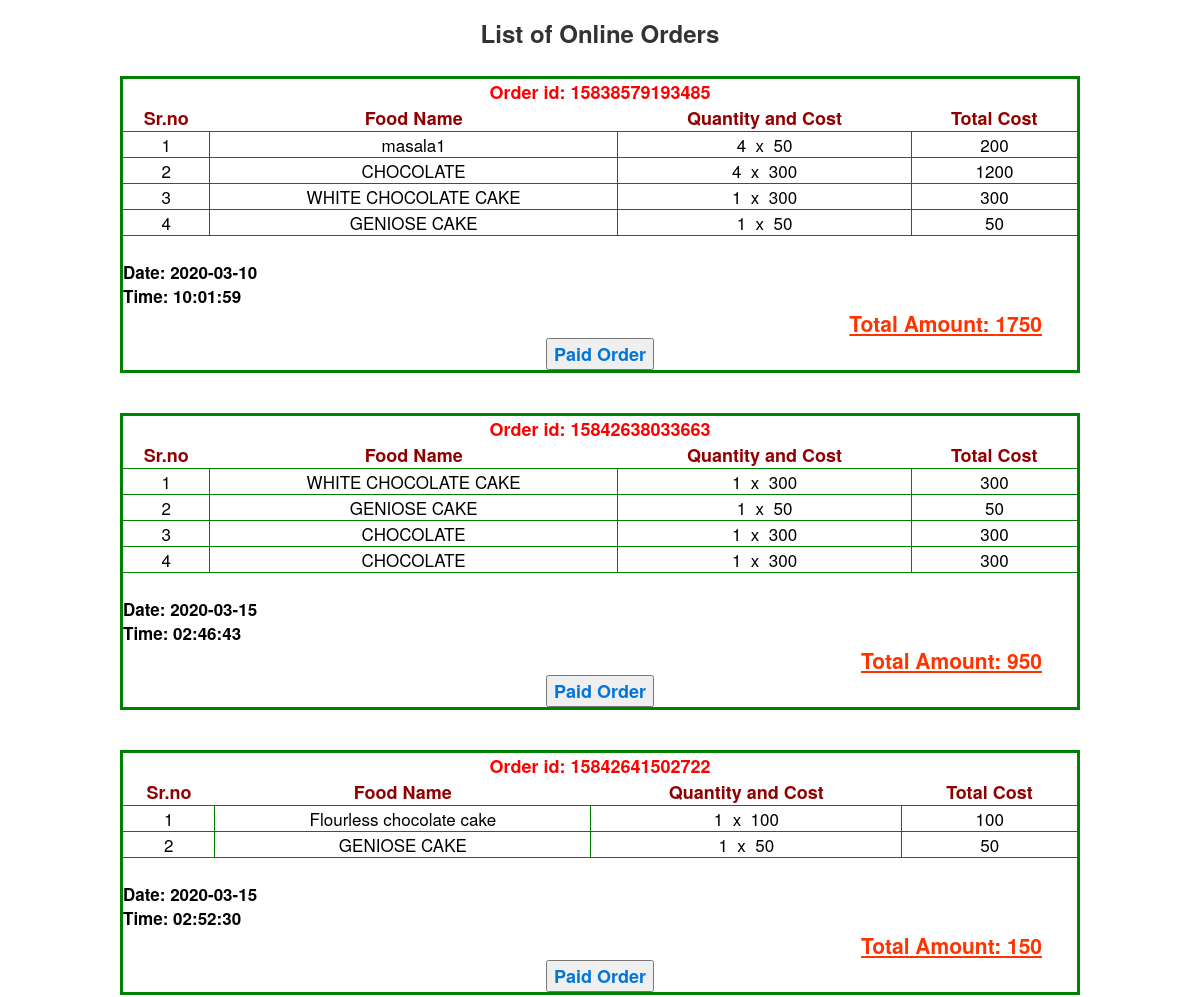
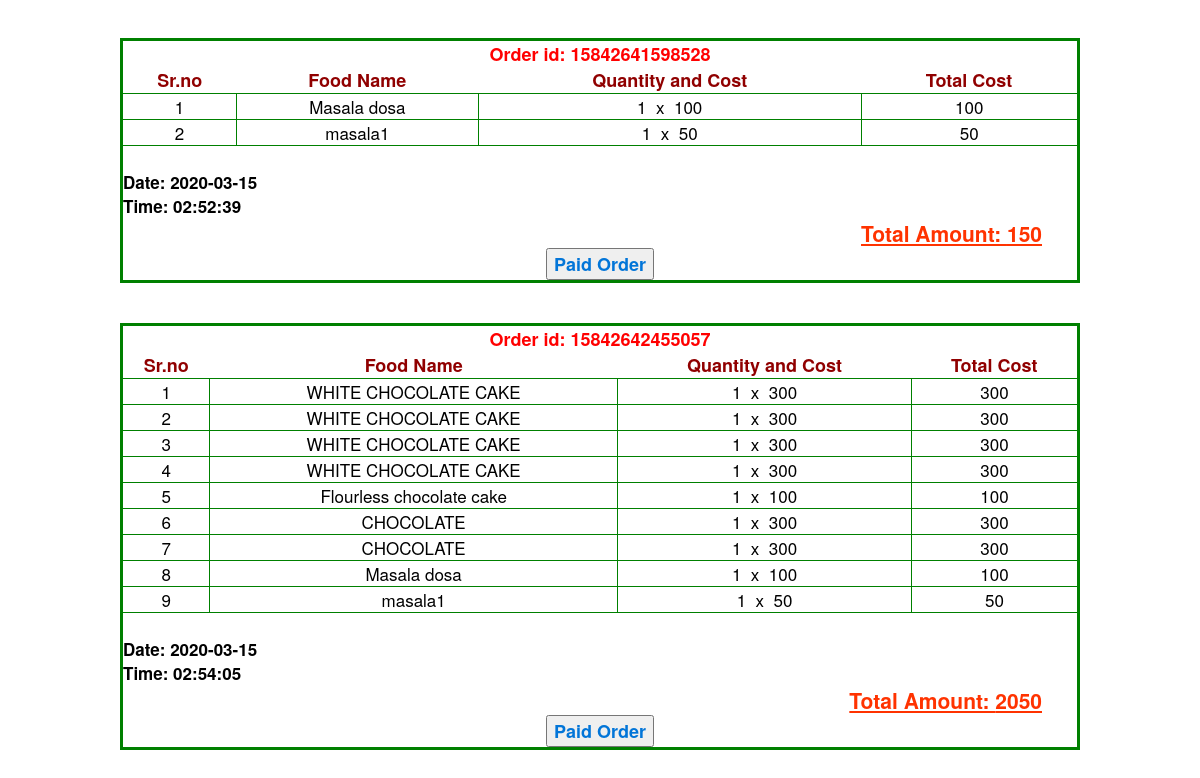
/online_counter.php, run on the app's committed database (2 pictures, top to bottom).
### tables this page shows
CREATE TABLE `order_list` (
  `id` int(20) NOT NULL,
  `order_id` bigint(40) NOT NULL,
  `register_id` int(20) NOT NULL
);

CREATE TABLE `menu_items` (
  `id` int(20) NOT NULL,
  `category` varchar(30) NOT NULL,
  `food_image` varchar(40) NOT NULL,
  `food_name` varchar(40) NOT NULL,
  `food_description` varchar(100) NOT NULL,
  `cost` varchar(20) NOT NULL
);

CREATE TABLE `place_order` (
  `id` int(20) NOT NULL,
  `order_ref_id` int(20) NOT NULL,
  `menu_items_id` int(20) NOT NULL,
  `added_cost` int(20) NOT NULL,
  `quans` int(11) NOT NULL,
  `payment` varchar(50) NOT NULL,
  `date` date NOT NULL,
  `time` time NOT NULL
);

### online_counter.php (the view, shortened to what this page needs)
<?php
	require("config.php");
?>
<?php
	$connec_tion = mysqli_connect($servername, $username, $password, $dbname);
	$sum_count = 0;
	$quan_count = 0;
	$sql_re = "SELECT * FROM order_list";
	$result_re = mysqli_query($connec_tion, $sql_re);
	if (mysqli_num_rows($result_re) > 0) {
		echo "<h3 align='center'><b>List of Online Orders</b></h3><br>";
		while($row_re = mysqli_fetch_assoc($result_re)) {
			$sql_re_1 = "SELECT * FROM place_order WHERE order_ref_id='".$row_re["id"]."' AND payment='notpaid'";
			$result_re_1 = mysqli_query($connec_tion, $sql_re_1);
			if (mysqli_num_rows($result_re_1) > 0) {
				echo "<table border='6'>";
				echo "<tr><th colspan='4' class='my_order_id'>Order id: ".$row_re['order_id']."</th></tr>";
				echo "<tr>";
				echo "<th>Sr.no</th>";
				echo "<th>Food Name</th>";
				echo "<th>Quantity and Cost</th>";
				echo "<th>Total Cost</th>";
				echo "</tr>";
				while($row_re_1 = mysqli_fetch_assoc($result_re_1)) {
					$sql_final = "SELECT * FROM menu_items WHERE id='".$row_re_1["menu_items_id"]."'";
					$result_final = mysqli_query($connec_tion, $sql_final);
					if (mysqli_num_rows($result_final) > 0) {
						while($row_final = mysqli_fetch_assoc($result_final)) {
							$sum_count = $sum_count + 1;
							echo "<tr>";
							echo "<td>".$sum_count."</td>";
							echo  "<td>".$row_final['food_name']."</td>";
							echo "<td>".$row_re_1['quans']."&nbsp x &nbsp".$row_final['cost']."</td>";
							echo "<td>".$row_re_1['quans'] * $row_final['cost']."</td>";
							echo "</tr>";
							$quan_count = $quan_count + $row_re_1['quans'] * $row_final['cost'];
						}
					} else {
						echo "0 results";
					}
				}
			echo "<tr><td colspan='4' class='day_time'>&nbsp</td></tr>";
			echo "<tr><td colspan='4' id='day1' class='day_time'>Date: ".$_SESSION['day1']."</td></tr>";
			echo "<tr><td colspan='4' id='time1' class='day_time'>Time: ".$_SESSION['time1']."</td></tr>";
			}
			else {
				echo "0 results";
			}
			echo "<tr><td colspan='4' class='total_amount'><u>Total Amount: ".$quan_count."</u></tr>";
			$sum_count = 0;
			$quan_count = 0;
			echo "<form action='counter.php' method='POST'>";
			echo "<tr><th colspan='4' class='cancel_button_css'><button type='submit' name='pay' value='".$row_re["id"]."'>Paid Order</button></th></tr>";
			echo "</table>";
		}
	} else {
		echo "<h3 align='center'>No Orders Found</h3>";
	}
?>

### online_counter.php (style rules this page uses)
table { border-collapse: collapse; border: 3px solid green; width: 80%; margin: auto; //margin-left: 50px; text-align: center; color: black; }
th { border: none; text-align: center; height: 25px; color: #900000; font-size: 18px; }
.my_order_id { color: red; }
td { font-size: 17px; }
.total_amount { text-align: right; padding-right: 35px; font-weight: bold; color: #FF3300; font-size: 21px; border: none; }
.cancel_button_css { border: none; color: #0275d8; }
.day_time { text-align: left; font-weight: bold; border: none; }

### data on the page
order_list: order "15838579193485", day1 "2020-03-10", time1 "10:01:59", quan_count "1750", $row_re["id"] 3 (drawn)
place_order: quans "4", $row_re_1['quans']*$row_final['cost'] "200"
menu_items: food_name "masala1", cost "50"
place_order: quans "4", $row_re_1['quans']*$row_final['cost'] "1200"
menu_items: food_name "CHOCOLATE", cost "300"
place_order: quans "1", $row_re_1['quans']*$row_final['cost'] "300"
menu_items: food_name "WHITE CHOCOLATE CAKE", cost "300"
place_order: quans "1", $row_re_1['quans']*$row_final['cost'] "50"
menu_items: food_name "GENIOSE CAKE", cost "50"
order_list: order "15842638033663", day1 "2020-03-15", time1 "02:46:43", quan_count "950", $row_re["id"] 4 (drawn)
place_order: quans "1", $row_re_1['quans']*$row_final['cost'] "300"
place_order: quans "1", $row_re_1['quans']*$row_final['cost'] "50"
place_order: quans "1", $row_re_1['quans']*$row_final['cost'] "300"
place_order: quans "1", $row_re_1['quans']*$row_final['cost'] "300"
order_list: order "15842641502722", day1 "2020-03-15", time1 "02:52:30", quan_count "150", $row_re["id"] 5 (drawn)
place_order: quans "1", $row_re_1['quans']*$row_final['cost'] "100"
menu_items: food_name "Flourless chocolate cake", cost "100"
place_order: quans "1", $row_re_1['quans']*$row_final['cost'] "50"
order_list: order "15842641598528", day1 "2020-03-15", time1 "02:52:39", quan_count "150", $row_re["id"] 6 (drawn)
place_order: quans "1", $row_re_1['quans']*$row_final['cost'] "100"
menu_items: food_name "Masala dosa", cost "100"
place_order: quans "1", $row_re_1['quans']*$row_final['cost'] "50"
order_list: order "15842642455057", day1 "2020-03-15", time1 "02:54:05", quan_count "2050", $row_re["id"] 8 (drawn)
place_order: quans "1", $row_re_1['quans']*$row_final['cost'] "300"
place_order: quans "1", $row_re_1['quans']*$row_final['cost'] "300"
place_order: quans "1", $row_re_1['quans']*$row_final['cost'] "300"
place_order: quans "1", $row_re_1['quans']*$row_final['cost'] "300"
place_order: quans "1", $row_re_1['quans']*$row_final['cost'] "100"
place_order: quans "1", $row_re_1['quans']*$row_final['cost'] "300"
place_order: quans "1", $row_re_1['quans']*$row_final['cost'] "300"
place_order: quans "1", $row_re_1['quans']*$row_final['cost'] "100"
place_order: quans "1", $row_re_1['quans']*$row_final['cost'] "50"
